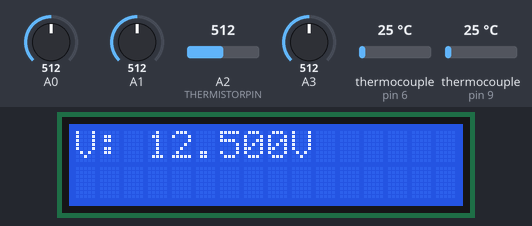
Simulated run of this sketch. Board: Arduino Uno, built with avr-gcc and run on an emulated ATmega328P. On the bench: 16×2 character LCD. Inputs (shaded band) come from the test bench; at power-on: thermocouple (sensors on pin 6, pin 9) 25 °C, A0 = 512, A1 = 512, A2 (THERMISTORPIN) = 512, A3 = 512.

Above: at 2.3 s.
2.4 s: thermocouple (sensor on pin 6) set to 6 °C
At 5.1 s:
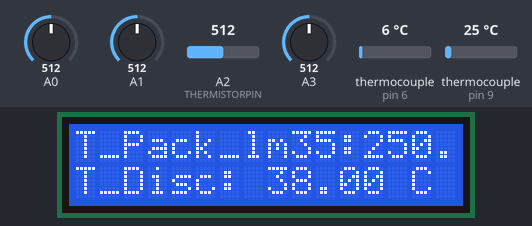
8.3 s: thermocouple (sensor on pin 9) set to 6 °C
At 11.4 s:
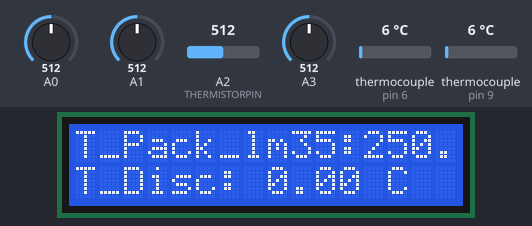
18.3 s: A0 set to 716
At 21.8 s:
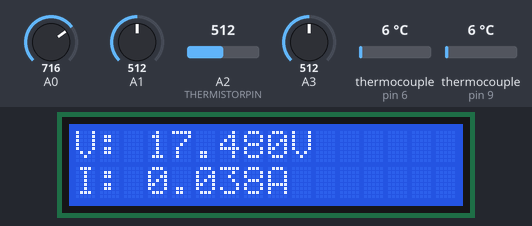
21.9 s: A1 set to 716
At 29.4 s:
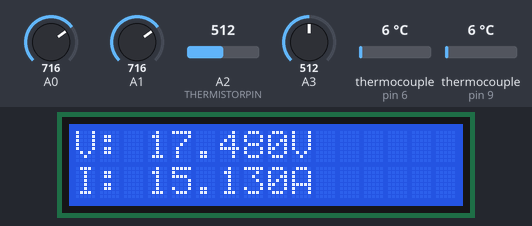
29.8 s: A2 (THERMISTORPIN) set to 716
At 33.6 s:
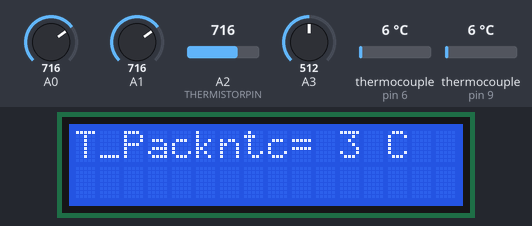
34.0 s: A3 set to 716
At 38.8 s:
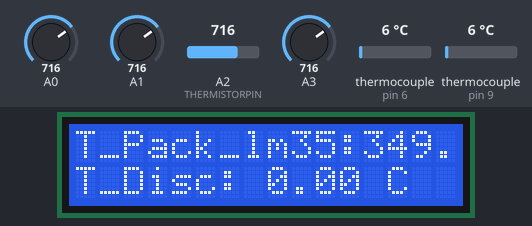
Timing chart, 0 to 40.3 s (numbered marks = the images above; inputs shaded):
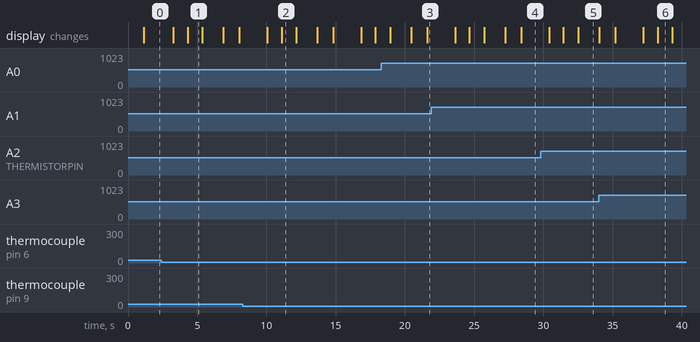

Measured:
- what the display in image 1 shows lasts 1.1 s, from 4.3 s to 5.4 s

The sketch:

simbd.ino
```cpp
#include <Wire.h>
#include <LiquidCrystal_I2C.h>
#include <max6675.h>

LiquidCrystal_I2C lcd(0x20, 16, 2);  // Set the LCD address to 0x20 for a 16x2 display

// Floats for ADC voltage & Input voltage
float adc_voltage = 0.0;
float in_voltage = 0.0;

// Floats for resistor values in divider (in ohms)
float R1 = 30000.0;
float R2 = 7500.0;

// Float for Reference Voltage
float ref_voltage = 5.0;

// Integer for ADC value
int adc_value = 0;

// Variables for Measured Voltage and Calculated Current
double Vout = 0;
double Current = 0;

const double scale_factor = 0.066;  // for 30A current sensor

const double vRef = 5.00;
const double resConvert = 1024;
double resADC = vRef / resConvert;
double zeroPoint = vRef / 2;

// Thermocouple connections
const int thermo1SO = 4;
const int thermo1CS = 6;
const int thermo1CLK = 5;

const int thermo2SO = 7;
const int thermo2CS = 9;
const int thermo2CLK = 8;

MAX6675 thermocouple1(thermo1CLK, thermo1CS, thermo1SO);
MAX6675 thermocouple2(thermo2CLK, thermo2CS, thermo2SO);
//thermister
int THERMISTORPIN = A2,  BCOEFFICIENT = 3380 ;
float THERMISTORNOMINAL = 10000 , TEMPERATURENOMINAL = 25 , SERIESRESISTOR = 10000    ;
int sample[5];

// Declare variables to store the time values
unsigned long t1, t2, dt;
void setup() {
  lcd.init();                      // Initialize the LCD
  lcd.backlight();
  lcd.clear();
  lcd.print("<<----BMS---->>");
  delay(1000);
  lcd.setCursor(0, 0);
  lcd.print("Smart Battery");
   lcd.setCursor(0, 1);
    lcd.print("Module Design");
  lcd.clear();
  Serial.begin(9600);
}

void loop() {

  // Read the Analog Input
  adc_value = analogRead(A0);

  // Determine voltage at ADC input
  adc_voltage = (adc_value * ref_voltage) / 1024.0;

  // Calculate voltage at divider input
  in_voltage = adc_voltage / (R2 / (R1 + R2));

  // Display Voltage on LCD
   lcd.clear();
  lcd.setCursor(0, 0);
  lcd.print("V: ");
  lcd.print(in_voltage, 3);
  lcd.print("V");

  // Vout is read 1000 Times for precision
  for (int i = 0; i < 1000; i++) {
    Vout = (Vout + (resADC * analogRead(A1)));
    delay(1);
  }

  // Get Vout in mV
  Vout = Vout / 1000;

  // Convert Vout into Current using Scale Factor
  Current = (Vout - zeroPoint) / scale_factor;

  // Display Current on LCD
  lcd.setCursor(0, 1);
  t1 = millis();//time befor current measurement
  if(Current>0.00){
  lcd.print("I: ");
  lcd.print(Current, 3);
  lcd.print("A");
  delay(1000);   }
  // Get the second time value after current measurement
  t2 = millis();
  // Calculate the time difference in seconds
  dt = (t2 - t1) / 1000.0;
//


  // Multiply voltage and current to get power
  float power = in_voltage * Current;

  // Display Power on LCD
  delay(1000);
  lcd.clear();
  lcd.setCursor(0, 0);
  if(power>0.00){
  lcd.print("P: ");
  lcd.print(power, 2);
  lcd.print("W");
  }
  // Energy of 2X series cell pack(each of 3.7V,1500mah)
  //float Energy = (in_voltage *1.5)/1000;
  float Energy = (in_voltage *Current*dt);
  // Display Energy on LCD
  //delay(2000);
  lcd.setCursor(0, 1);
  if(Energy>0.00){
  lcd.print("E: ");
  lcd.print(Energy, 3);
  lcd.print("kWh");
  }
  delay(1000);


  //......................................................................................................................
  // Get a reading from the temperature sensor lm35:
  int reading = analogRead(A3);

  // Convert the reading into voltage:
  float voltage = reading * (5000 / 1024.0);

  // Convert the voltage into the temperature in degree Celsius:
  float temperature = voltage / 10;
  // Display Temperature on LCD
  lcd.clear();
  lcd.setCursor(0, 0);
  lcd.print("T_Pack_lm35:");
  lcd.print(temperature);
  lcd.print("C");

 //delay(1000);  // Adjust this delay

  // Read temperatures from thermocouples
  float temp1 = thermocouple1.readCelsius();
  float temp2 = thermocouple2.readCelsius();

  // Calculate temperature discrepancy
  float tempDiscrepancy = 2*abs(temp1 - temp2);

  // Display Temperature Discrepancy on LCD
  lcd.setCursor(0, 1);
  lcd.print("T_Disc: ");
  lcd.print(tempDiscrepancy);
  lcd.print(" C");

  delay(1000);
 //temp by thermistor
  int i;
  float average;

  // take N samples in a row, with a slight delay
  for (i=0; i< 5; i++) {
   sample[i] = analogRead(THERMISTORPIN);
   delay(10);
  }

  // average all the samples out
  average = 0;

  for (i=0; i< 5; i++) {
     average += sample[i];

  }
  average /= 5;
   // convert the value to resistance
  average = 1023 / average - 1;
  average = SERIESRESISTOR / average;


  float steinhart;
  steinhart = average / THERMISTORNOMINAL;     // (R/Ro)
  steinhart = log(steinhart);                  // ln(R/Ro)
  steinhart /= BCOEFFICIENT;                   // 1/B * ln(R/Ro)
  steinhart += 1.0 / (TEMPERATURENOMINAL + 273.15); // + (1/To)
  steinhart = 1.0 / steinhart;                 // Invert
  steinhart -= (273.15+1);                         // convert to C
  lcd.clear();
  lcd.print("T_Packntc= ");
  lcd.print((int)steinhart);
  lcd.print(" C");

  delay(1500);
  lcd.clear();


}
```
